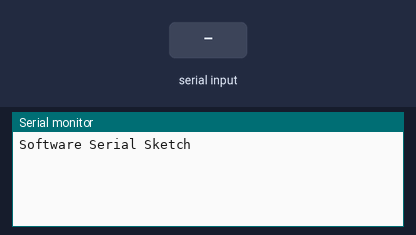
The sketch below on a simulated ESP8266 (NodeMCU). On the bench: the last lines printed to the serial monitor. The inputs (shaded band) are chosen by the test bench.

Above: at 1.2 s.
1.3 s: "1" received over the second serial link
At 2.5 s:
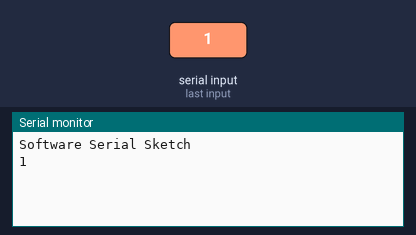
2.8 s: "0" received over the second serial link
At 3.6 s:
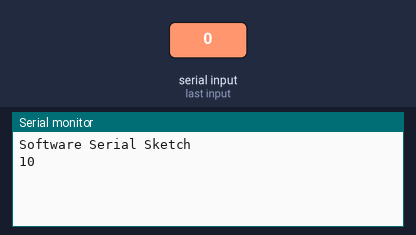

The sketch:

sim800l_Serial.ino
```cpp
#include <SoftwareSerial.h>
#define rxPin D5
#define txPin D6

SoftwareSerial mySerial(rxPin,txPin);

void setup() {
  Serial.begin(9600);
  Serial.println("Software Serial Sketch");
  mySerial.begin(9600);
}
void loop() { // run over and over
  while(mySerial.available()) {
    Serial.write(mySerial.read());
  }
  while(Serial.available()) {
    mySerial.write(Serial.read());
  }
}
```

Measured:
- after the input at 1.3 s, the serial monitor: prints a new line at once (image 1)
- after the input at 2.8 s, the serial monitor: prints a new line at once (image 2)
